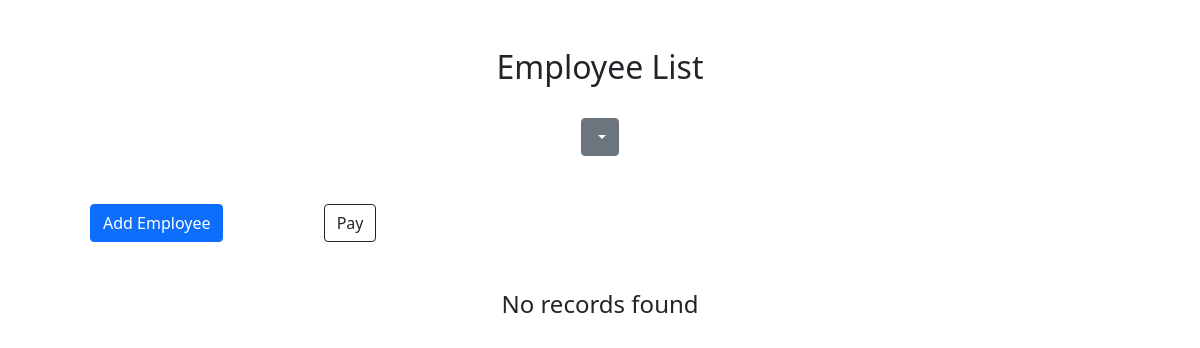
The app's page / (signed in), older data.
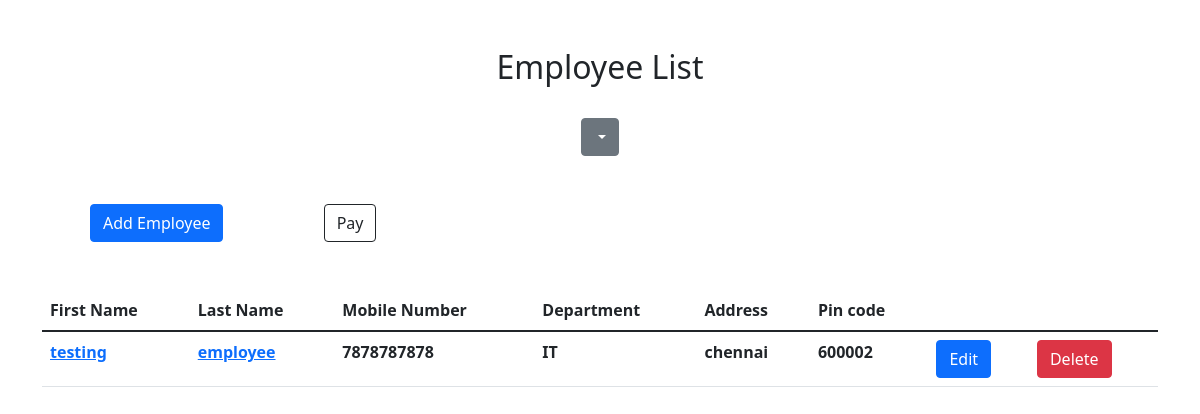
The same page, newer data.
### core/models.py (models this page shows, shortened)
class Employee(models.Model):
    first_name = models.CharField(max_length=200)
    last_name = models.CharField(max_length=200)
    mobile_no = models.PositiveIntegerField()
    department = models.CharField(max_length=200, choices=DEPT_CHOICES, default="IT")
    address = models.CharField(max_length=200)
    pincode = models.PositiveIntegerField()
    def get_absolute_url(self):
        return reverse('edit_employee', args=[self.id])

### core/views.py (the view)
# urls.py: path('', views.home, name='home'),
@login_required(login_url='/login')
def home(request):
    employees = Employee.objects.all()
    context = {'employees': employees}
    return render(request, 'core/home.html', context)

### templates/core/home.html (shortened to what this page needs)
{% extends 'core/base.html' %}
{% block content %}
  <div class="container mt-5">
      <div style="text-align: center;"><h2>Employee List</h2></div><br>
        <div style="text-align: center;"><div class="dropdown">
              <button class="btn btn-secondary dropdown-toggle" type="button" id="dropdownMenuButton1" data-bs-toggle="dropdown" aria-expanded="false">
              </button>
          </div>
        </div>
      <a class="btn btn-primary m-5" href="{% url 'add_employee' %}" role="button">Add Employee</a>
      <a class="btn btn-outline-dark m-5" href="{% url 'payment' %}" role="button">Pay</a>
        {% if employees.count <= 0 %}
        <div style="text-align: center;"><h4>No records found</h4></div>
        {% else %}
        <table class="table">
              <thead>
                <tr>
                  <th scope="col">First Name</th>
                  <th scope="col">Last Name</th>
                  <th scope="col">Mobile Number</th>
                    <th scope="col">Department</th>
                  <th scope="col">Address</th>
                  <th scope="col">Pin code</th>
                </tr>
              </thead>
              <tbody>
                {% for employee in employees %}
                <tr>
                  <th><a href="{{ employee.get_absolute_url }}">{{ employee.first_name }}</a></th>
                  <th><a href="{{ employee.get_absolute_url }}">{{ employee.last_name }}</a></th>
                  <th>{{ employee.mobile_no }}</th>
                  <th>{{ employee.department }}</th>
                    <th>{{ employee.address }}</th>
                    <th>{{ employee.pincode }}</th>
                    <th><a class="btn btn-primary" href="{% url 'edit_employee' employee.id %}" role="button">Edit</a></th>
                    <form method="post" action="{% url 'delete_employee' employee.id %}">
                        <th><button class="btn btn-danger" type="submit" >Delete</button></th>
                    </form>
                </tr>
                {% endfor %}
              </tbody>
        </table>
        {% endif %}
  </div>
{% endblock %}

### templates/core/base.html (shortened to what this page needs)
<!doctype html>
<html lang="en">
  <head>
    <link href="https://cdn.jsdelivr.net/npm/bootstrap@5.1.3/dist/css/bootstrap.min.css" rel="stylesheet">
  </head>
  <body>
    {% block content %}
    {% endblock %}
  </body>
</html>

Row changes from the older to the newer data that the page shows:
added Employee: first_name "testing", last_name "employee", mobile_no "7878787878", department "IT", address "chennai", pincode "600002"
Text that changed along with them:
text no longer shown: "No records found"
text now shown: "First Name Last Name Mobile Number Department Address Pin code"
